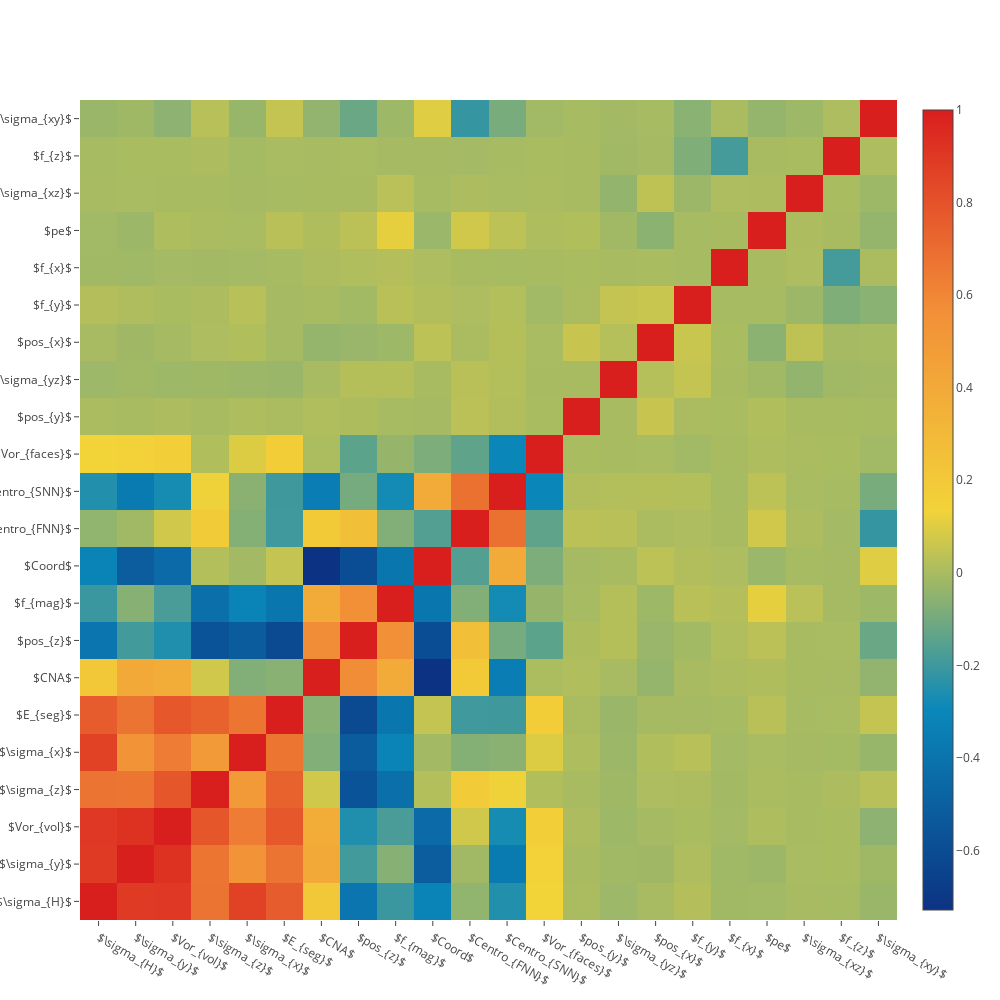

The code cell stored with this chart in its notebook:
### Code cell
f.correlation_map()

### Figure 1 — Plotly figure (JSON) as saved in the notebook; plotly's stock layout.template omitted (floating-point values rounded to 4 significant figures; data arrays with more than 128 entries replaced by an {"elided": "..."} marker saying what was removed)
{"data": [{"colorscale": "Portland", "type": "heatmap", "uid": "9443d861-5cca-4cb5-8d6e-79ee30171b64", "x": ["$\\sigma_{H}$", "$\\sigma_{y}$", "$Vor_{vol}$", "$\\sigma_{z}$", "$\\sigma_{x}$", "$E_{seg}$", "$CNA$", "$pos_{z}$", "$f_{mag}$", "$Coord$", "$Centro_{FNN}$", "$Centro_{SNN}$", "$Vor_{faces}$", "$pos_{y}$", "$\\sigma_{yz}$", "$pos_{x}$", "$f_{y}$", "$f_{x}$", "$pe$", "$\\sigma_{xz}$", "$f_{z}$", "$\\sigma_{xy}$"], "y": ["$\\sigma_{H}$", "$\\sigma_{y}$", "$Vor_{vol}$", "$\\sigma_{z}$", "$\\sigma_{x}$", "$E_{seg}$", "$CNA$", "$pos_{z}$", "$f_{mag}$", "$Coord$", "$Centro_{FNN}$", "$Centro_{SNN}$", "$Vor_{faces}$", "$pos_{y}$", "$\\sigma_{yz}$", "$pos_{x}$", "$f_{y}$", "$f_{x}$", "$pe$", "$\\sigma_{xz}$", "$f_{z}$", "$\\sigma_{xy}$"], "z": {"elided": "22x22 float values"}}], "layout": {"height": 1000, "width": 1000}}
